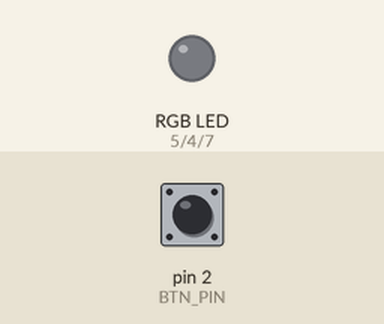
Recording of a sketch running on a simulated Arduino Uno, built with avr-gcc and run on an emulated ATmega328P. Parts: an RGB LED mixed from three pins (HIGH = lit). Dashed ring = blinking. Inputs (shaded band) come from the test bench; at power-on: pin 2 (BTN_PIN) HIGH.

Above: at 1.2 s.
1.3 s: pin 2 (BTN_PIN) pulled LOW for 0.15 s
At 1.67 s:
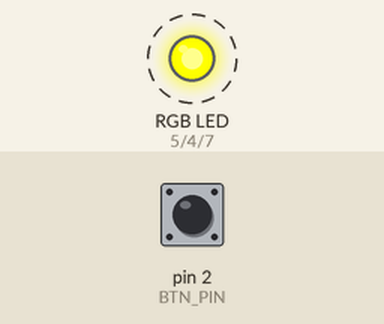
4.3 s: pin 2 (BTN_PIN) pulled LOW for 1 s
At 5.6 s:
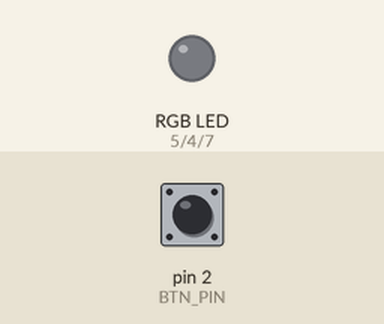
6.8 s: pin 2 (BTN_PIN) pulled LOW for 3.2 s
At 7.42 s:
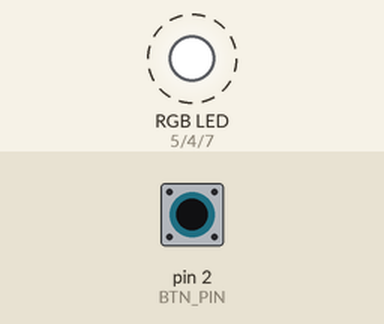
Timing chart, 0 to 17.5 s (numbered marks = the images above; inputs shaded):
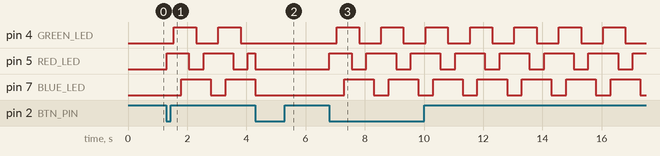

Measured:
- after the input at 1.3 s, pin 4 (GREEN_LED): alternates HIGH for 0.75 s and LOW for 0.75 s, starting after 0.25 s; pin 5 (RED_LED): goes HIGH 0.75 s, LOW 0.50 s, HIGH 1.0 s, LOW 0.50 s, then HIGH, starting at once; pin 7 (BLUE_LED): LOW → HIGH after 0.50 s, → LOW 1.0 s later, → HIGH 0.50 s later
- after the input at 4.3 s, pin 4 (GREEN_LED): stays LOW (without the input it goes to HIGH after 0.25 s); pin 7 (BLUE_LED): goes on until 4.3 s, then stays LOW
- after the input at 6.8 s, pin 4 (GREEN_LED): alternates HIGH for 0.75 s and LOW for 0.75 s, starting after 0.25 s; pin 5 (RED_LED): LOW → HIGH at once, then repeats every 1.5 s: LOW 0.50 s, HIGH 1.0 s; pin 7 (BLUE_LED): alternates HIGH for 1.0 s and LOW for 0.50 s, starting after 0.50 s

The sketch:

Lab2_Q2.ino
```cpp
// Question 2
#include <Arduino.h>                 // Include Arduino core functions

const uint8_t BTN_PIN = 2;           // Button connected to pin 2 (interrupt pin)
const uint8_t RED_LED = 5;           // Red LED connected to pin 5
const uint8_t GREEN_LED = 4;         // Green LED connected to pin 4
const uint8_t BLUE_LED = 7;          // Blue LED connected to pin 7

volatile bool toggle_run = false;    // Flag to start/stop LED sequence (changed in ISR)
volatile unsigned long last_us = 0;  // Stores last button press time for debounce
const unsigned long DEBOUNCE_US = 30000; // Debounce time = 30 ms

// Interrupt Service Routine for button press
void ISR_toggleSequence() {
  unsigned long now = micros();              // Gets the current time in microseconds
  if (now - last_us > DEBOUNCE_US) {          // Checks if debounce time passed
    toggle_run = !toggle_run;                 // Toggle sequence ON or OFF
    last_us = now;                            // Save time of this button press
  }
}

// Function to turn RGB LEDs ON or OFF
void setRGB(bool r, bool g, bool b) {
  digitalWrite(RED_LED,   r ? HIGH : LOW);    // Turn red LED on/off
  digitalWrite(GREEN_LED, g ? HIGH : LOW);    // Turn green LED on/off
  digitalWrite(BLUE_LED,  b ? HIGH : LOW);    // Turn blue LED on/off
}

void setup() {
  pinMode(BTN_PIN, INPUT_PULLUP);             // Set button pin as input with pull-up

  pinMode(RED_LED, OUTPUT);                   // Set red LED pin as output
  pinMode(GREEN_LED, OUTPUT);                 // Set green LED pin as output
  pinMode(BLUE_LED, OUTPUT);                  // Set blue LED pin as output

  setRGB(false, false, false);                // Turn all LEDs OFF initially

  // Attach interrupt to button (trigger on button press)
  attachInterrupt(digitalPinToInterrupt(BTN_PIN),
                  ISR_toggleSequence,
                  FALLING);
}

void loop() {
  static uint8_t step = 0;                    // Keeps track of LED sequence step

  bool running;                               // Local copy of run flag

  noInterrupts();                             // Disable interrupts briefly
  running = toggle_run;                      // Copy ISR flag safely
  interrupts();                               // Re-enable interrupts

  if (!running) {                             // If sequence is OFF
    setRGB(false, false, false);              // Turn all LEDs OFF
    delay(20);                                // Small delay
    return;                                   // Exit loop early
  }

  // LED sequence: R → RG → RGB → GB → B → RB
  switch (step) {
    case 0: setRGB(true,  false, false); break; // Red
    case 1: setRGB(true,  true,  false); break; // Red + Green
    case 2: setRGB(true,  true,  true ); break; // Red + Green + Blue
    case 3: setRGB(false, true,  true ); break; // Green + Blue
    case 4: setRGB(false, false, true ); break; // Blue
    case 5: setRGB(true,  false, true ); break; // Red + Blue
  }

  step = (step + 1) % 6;                      // Move to next sequence step
  delay(250);                                 // Controls the speed of LED changes
}
```
